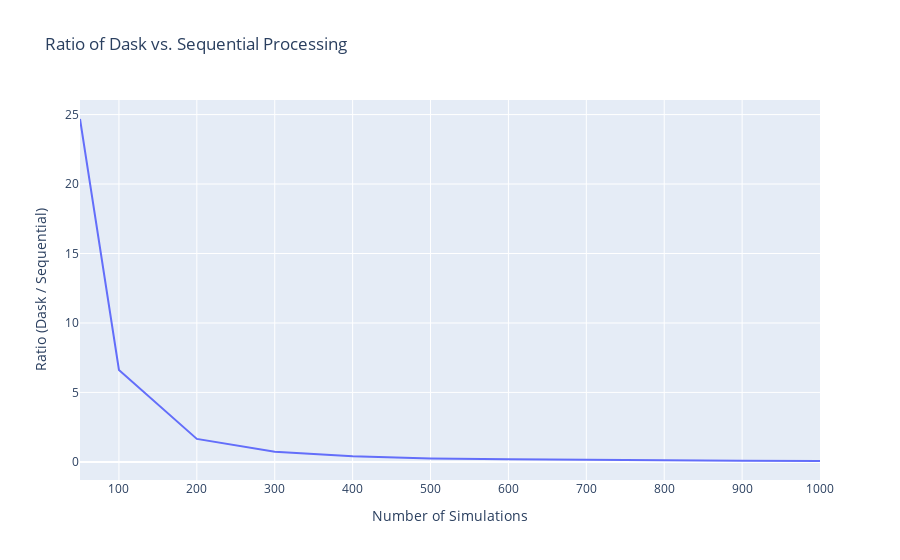

The code cell stored with this chart in its notebook:
### Code cell
import plotly.graph_objects as go
num_simulations=[50,100,200,300,400,500,600,700,800,900,1000]
times1=[]
times2=[]
for num in num_simulations:
    rngs2=np.random.randint(0, 1000, num)
    start=timeit.default_timer()
    client=Client(n_workers=5)
    r=client.map(markov,[(rho,A,num,rng) for rng in rngs2])
    client.close()
    end=timeit.default_timer()
    print(end-start)
    times1.append(end-start)
    start=timeit.default_timer()
    for rng in rngs2:
        r=markov(rho,A,num,rng)
    end=timeit.default_timer()
    print(end-start)
    times2.append(end-start)

ratio=[times1[i]/times2[i] for i in range(len(times1))]
fig = go.Figure()
fig.add_trace(go.Scatter(x=num_simulations, y=ratio, mode='lines', name='Ratio'))

fig.update_layout(
    title='Ratio of Dask vs. Sequential Processing',
    xaxis_title='Number of Simulations',
    yaxis_title='Ratio (Dask / Sequential)',
)

# Show the plot
fig.show()

### Figure 1 — Plotly figure (JSON) as saved in the notebook; plotly's stock layout.template omitted (floating-point values rounded to 4 significant figures)
{"data": [{"mode": "lines", "name": "Ratio", "type": "scatter", "x": [50, 100, 200, 300, 400, 500, 600, 700, 800, 900, 1000], "y": [24.68, 6.613, 1.656, 0.732, 0.4015, 0.246, 0.1814, 0.1269, 0.1115, 0.08137, 0.06446]}], "layout": {"title": {"text": "Ratio of Dask vs. Sequential Processing"}, "xaxis": {"title": {"text": "Number of Simulations"}}, "yaxis": {"title": {"text": "Ratio (Dask / Sequential)"}}}}
